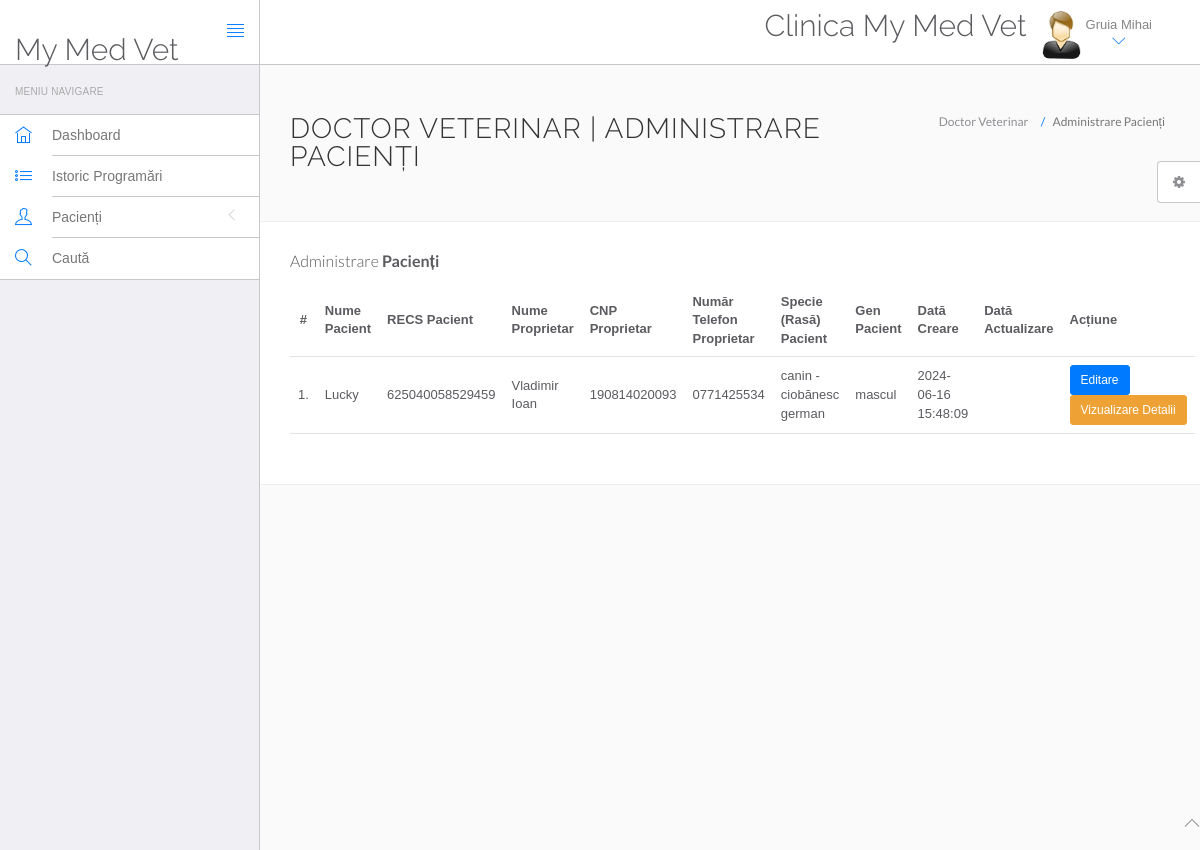
Screenshot of /mymedvet/doctor/manage-patient.php (signed in) with the database file from the repository.
### tables this page shows
CREATE TABLE `vetdoc` (
  `id` int(11) NOT NULL,
  `specialization` varchar(255) DEFAULT NULL,
  `vetdocName` varchar(255) DEFAULT NULL,
  `address` longtext DEFAULT NULL,
  `vetdocFees` int(11) DEFAULT NULL,
  `phoneNumber` bigint(12) DEFAULT NULL,
  `vetdocEmail` varchar(255) DEFAULT NULL,
  `password` varchar(255) DEFAULT NULL,
  `createDate` timestamp NULL DEFAULT current_timestamp(),
  `updateDate` timestamp NULL DEFAULT NULL ON UPDATE current_timestamp()
);

CREATE TABLE `tblpatient` (
  `ID` int(10) NOT NULL,
  `VetDocid` int(10) DEFAULT NULL,
  `PatientName` varchar(200) DEFAULT NULL,
  `PatientRECS` bigint(15) DEFAULT NULL,
  `PatientOwnerName` varchar(45) DEFAULT NULL,
  `PatientOwnerCNP` bigint(13) DEFAULT NULL,
  `PatientOwnerPhoneNumber` varchar(15) DEFAULT NULL,
  `PatientOwnerEmail` varchar(200) DEFAULT NULL,
  `PatientSpecies` varchar(200) DEFAULT NULL,
  `PatientGender` varchar(50) DEFAULT NULL,
  `PatientAddress` varchar(255) DEFAULT NULL,
  `PatientAge` varchar(100) DEFAULT NULL,
  `PatientMedhis` mediumtext DEFAULT NULL,
  `CreateDate` timestamp NULL DEFAULT current_timestamp(),
  `UpdateDate` timestamp NULL DEFAULT NULL ON UPDATE current_timestamp()
);

### mymedvet/doctor/manage-patient.php (the view, shortened to what this page needs)
<?php
include('include/config.php');
if(strlen($_SESSION['id']==0)) {
 header('location:logout.php');
  } else{
?>
<!DOCTYPE html>
<html lang="en">
	<head>
		<link rel="stylesheet" href="vendor/bootstrap/css/bootstrap.min.css">
		<link rel="stylesheet" href="vendor/fontawesome/css/font-awesome.min.css">
		<link rel="stylesheet" href="vendor/themify-icons/themify-icons.min.css">
		<link href="vendor/animate.css/animate.min.css" rel="stylesheet" media="screen">
		<link href="vendor/perfect-scrollbar/perfect-scrollbar.min.css" rel="stylesheet" media="screen">
		<link href="vendor/switchery/switchery.min.css" rel="stylesheet" media="screen">
		<link href="vendor/bootstrap-touchspin/jquery.bootstrap-touchspin.min.css" rel="stylesheet" media="screen">
		<link href="vendor/select2/select2.min.css" rel="stylesheet" media="screen">
		<link href="vendor/bootstrap-datepicker/bootstrap-datepicker3.standalone.min.css" rel="stylesheet" media="screen">
		<link href="vendor/bootstrap-timepicker/bootstrap-timepicker.min.css" rel="stylesheet" media="screen">
		<link rel="stylesheet" href="customstyle/css/styles.css">
		<link rel="stylesheet" href="customstyle/css/plugins.css">
		<link rel="stylesheet" href="customstyle/css/themes/theme-1.css" id="skin_color" />
	</head>
	<body>
		<div id="app">
<?php include('include/sidebar.php');?>
<div class="app-content">
<?php include('include/header.php');?>
<div class="main-content" >
<div class="wrap-content container" id="container">
<section id="page-title">
<div class="row">
<div class="col-sm-8">
<h1 class="mainTitle">Doctor Veterinar | Administrare Pacienți</h1>
</div>
<ol class="breadcrumb">
<li>
<span>Doctor Veterinar</span>
</li>
<li class="active">
<span>Administrare Pacienți</span>
</li>
</ol>
</div>
</section>
<div class="container-fluid container-fullw bg-white">
<div class="row">
<div class="col-md-12">
<h5 class="over-title margin-bottom-15">Administrare <span class="text-bold">Pacienți</span></h5>
<table class="table table-hover" id="sample-table-1">
<thead>
<tr>
<th class="center">#</th>
<th>Nume Pacient</th>
<th>RECS Pacient</th>
<th>Nume Proprietar</th>
<th>CNP Proprietar</th>
<th>Număr Telefon Proprietar</th>
<th>Specie (Rasă) Pacient</th>
<th>Gen Pacient</th>
<th>Dată Creare</th>
<th>Dată Actualizare</th>
<th>Acțiune</th>
</tr>
</thead>
<tbody>
<?php
$docid=$_SESSION['id'];
$sql=mysqli_query($con,"select * from tblpatient where VetDocid='$docid' ");
$cnt=1;
while($row=mysqli_fetch_array($sql))
{
?>
<tr>
<td class="center"><?php echo $cnt;?>.</td>
<td class="hidden-xs"><?php echo $row['PatientName'];?></td>
<td><?php echo $row['PatientRECS'];?></td>
<td><?php echo $row['PatientOwnerName'];?></td>
<td><?php echo $row['PatientOwnerCNP'];?></td>
<td><?php echo $row['PatientOwnerPhoneNumber'];?></td>
<td><?php echo $row['PatientSpecies'];?></td>
<td><?php echo $row['PatientGender'];?></td>
<td><?php echo $row['CreateDate'];?></td>
<td><?php echo $row['UpdateDate'];?>
</td>
<td>
<a href="edit-patient.php?editid=<?php echo $row['ID'];?>" class="btn btn-primary btn-sm" target="_blank">Editare</a> <a href="view-patient.php?viewid=<?php echo $row['ID'];?>" class="btn btn-warning btn-sm" target="_blank">Vizualizare Detalii</a>
</td>
</tr>
<?php
$cnt=$cnt+1;
 }?></tbody>
</table>
</div>
</div>
</div>
</div>
</div>
</div>
</div>
	<?php include('include/footer.php');?>
	<?php include('include/setting.php');?>
	</body>
</html>
<?php } ?>

### mymedvet/doctor/include/header.php (shortened to what this page needs)
<header class="navbar navbar-default navbar-static-top">
					<div class="navbar-header">
						<a class="navbar-brand" href="#">
							<h2 style="padding-top:20% ">My Med Vet</h2>
						</a>
						<a href="#" class="sidebar-toggler pull-right visible-md visible-lg" data-toggle-class="app-sidebar-closed" data-toggle-target="#app">
							<i class="ti-align-justify"></i>
						</a>
					</div>
					<div class="navbar-collapse collapse">
						<ul class="nav navbar-right">
								<li  style="padding-top:2% ">
								<h2>Clinica My Med Vet</h2>
							</li>
							<li class="dropdown current-user">
								<a href class="dropdown-toggle" data-toggle="dropdown">
									<img src="customstyle/images/images.jpg" > <span class="username">
									<?php $query=mysqli_query($con,"select vetdocName from vetdoc where id='".$_SESSION['id']."'");
while($row=mysqli_fetch_array($query))
{
	echo $row['vetdocName'];
}
									?> <i class="ti-angle-down"></i></i></span>
								</a>
							</li>
						</ul>
					</div>
				</header>

### mymedvet/doctor/customstyle/css/themes/theme-1.css (style rules this page uses)
body { background: #FAFAFA; }
header .navbar-header { background: #ffffff !important; border-right-color: #c8c7cc !important; border-bottom-color: #c8c7cc !important; }
header .navbar-header .sidebar-toggler, header .navbar-header .sidebar-mobile-toggler { color: #007aff !important; }
header .navbar-header .navbar-brand { color: #777 !important; }
header .navbar-collapse { background: #ffffff !important; border-bottom-color: #c8c7cc !important; box-shadow: none !important; }
header .navbar-collapse .navbar-right > li > a { color: #777; }
header .navbar-collapse .navbar-right > li > a i { color: #007aff !important; }

### mymedvet/admin/customstyle/css/themes/theme-1.css (style rules this page uses)
body { background: #FAFAFA; }
header .navbar-header { background: #ffffff !important; border-right-color: #c8c7cc !important; border-bottom-color: #c8c7cc !important; }
header .navbar-header .sidebar-toggler, header .navbar-header .sidebar-mobile-toggler { color: #007aff !important; }
header .navbar-header .navbar-brand { color: #777 !important; }
header .navbar-collapse { background: #ffffff !important; border-bottom-color: #c8c7cc !important; box-shadow: none !important; }
header .navbar-collapse .navbar-right > li > a { color: #777; }
header .navbar-collapse .navbar-right > li > a i { color: #007aff !important; }

### rows the page displays
vetdoc: vetdocName "Gruia Mihai"
tblpatient: PatientName "Lucky", PatientRECS "625040058529459", PatientOwnerName "Vladimir Ioan", PatientOwnerCNP "190814020093", PatientOwnerPhoneNumber "0771425534", PatientSpecies "canin - ciobănesc german", PatientGender "mascul", CreateDate "2024-06-16 15:48:09"
